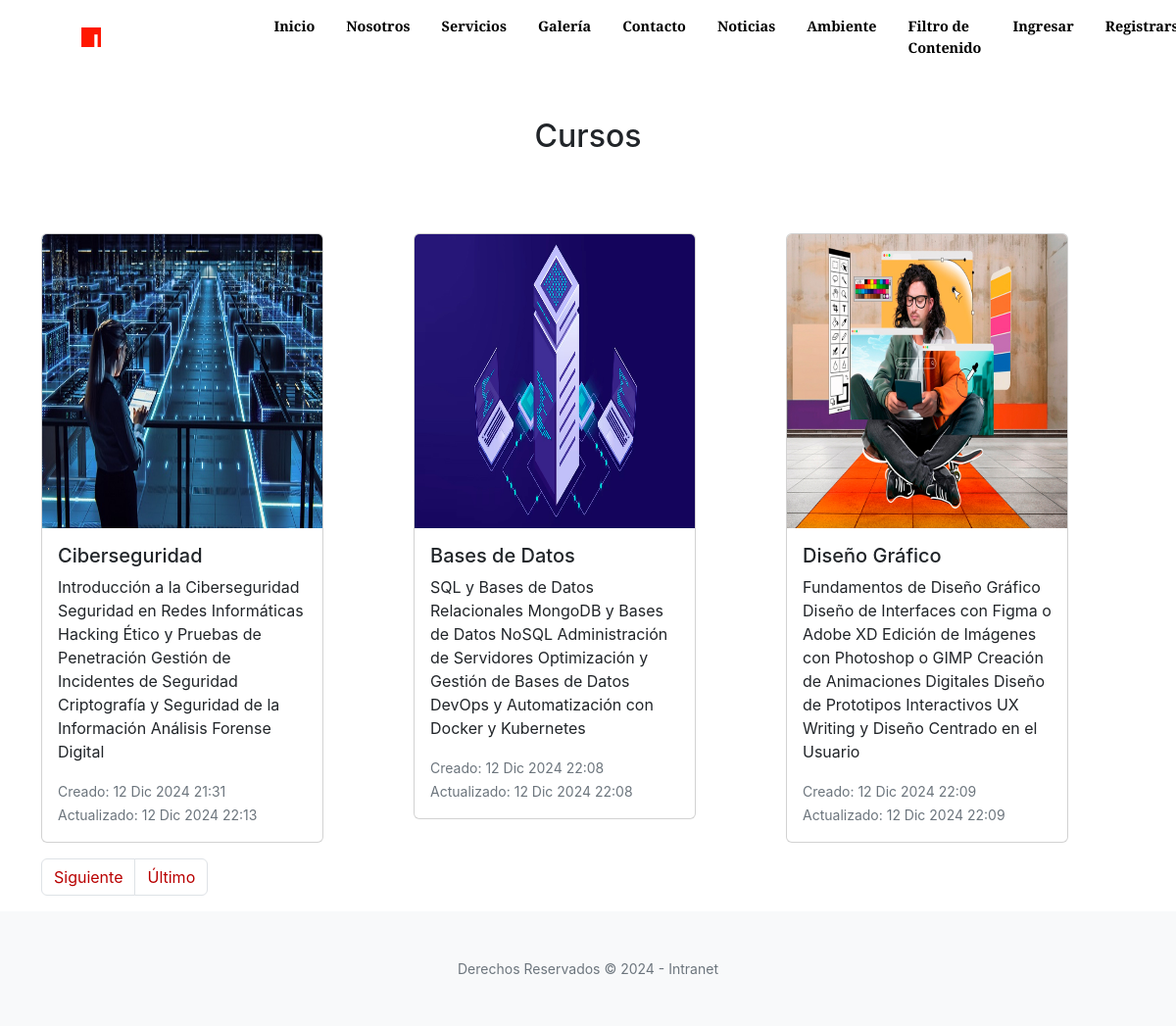
Screenshot of /noticias/ with the database file from the repository.
### noticias/models.py (models this page shows, shortened)
class Noticia(models.Model):
    nombre=models.CharField(max_length=100)
    descripcion=models.TextField()
    imagen=models.ImageField(upload_to='noticias/')
    fecha_creacion=models.DateTimeField(auto_now_add=True)
    fecha_actualizacion=models.DateTimeField(auto_now=True)
    class Meta:
        verbose_name="Noticia"
        verbose_name_plural="Noticias"
    def image_tag(self):
        if self.imagen:
            return mark_safe(f'<img src="{self.imagen.url}" width="150" height="150" />')
        return "(No image)"
    image_tag.short_description = 'Imagen'

### noticias/views.py (the view)
# urls.py: path('noticias/', noticias_views.noticias, name='noticias'),  # Ruta para noticias
def noticias(request):
    noticias=Noticia.objects.all()
    paginator = Paginator(noticias, 3)
    page_number = request.GET.get("page")
    page_obj = paginator.get_page(page_number)
    return render(request, "core/noticias.html", {"page_obj": page_obj})

### core/templates/core/noticias.html (shortened to what this page needs)
{% extends 'core/base.html' %}
{% block content %}
<br>
<br>
<br>
<br>
<br>
<h2 class="text-center mt-0">Cursos</h2>
<br>
<br>
<div class="container mt-4">
    <div class="row">
        {% for noticia in page_obj %}
        <div class="col-md-4 mb-3">
            <div class="card" style="width: 18rem;">
                {% if noticia.imagen %}
                    <img src="{{ noticia.imagen.url }}" class="card-img-top" alt="Imagen de {{ noticia.nombre }}" height="300px" width="250px">
                {% else %}
                    <img src="https://via.placeholder.com/250x300" class="card-img-top" alt="Imagen no disponible" height="300px" width="250px">
                {% endif %}
                <div class="card-body">
                    <h5 class="card-title">{{ noticia.nombre }}</h5>
                    <p class="card-text">{{ noticia.descripcion }}</p>
                    <p class="card-text">
                        <small class="text-muted">
                            Creado: {{ noticia.fecha_creacion|date:"d M Y H:i" }}<br>
                            Actualizado: {{ noticia.fecha_actualizacion|date:"d M Y H:i" }}
                        </small>
                    </p>
                </div>
            </div>
        </div>
        {% empty %}
        <p>No hay noticias disponibles en este momento.</p>
        {% endfor %}
    </div>
    <nav aria-label="Page navigation example">
        <ul class="pagination">
            {% if page_obj.has_next %}
            <li class="page-item"><a class="page-link" href="?page={{ page_obj.next_page_number }}">Siguiente</a></li>
            <li class="page-item"><a class="page-link" href="?page={{ page_obj.paginator.num_pages }}">Último</a></li>
            {% endif %}
        </ul>
    </nav>
</div>
{% endblock %}

### core/templates/core/base.html (shortened to what this page needs)
{% load static %}
<!DOCTYPE html>
<html lang="en">
    <head>
        <link href="https://cdn.jsdelivr.net/npm/bootstrap-icons@1.5.0/font/bootstrap-icons.css" rel="stylesheet" />
        <link href="https://cdnjs.cloudflare.com/ajax/libs/SimpleLightbox/2.1.0/simpleLightbox.min.css" rel="stylesheet" />
        <link href="{% static 'css/styles.css' %}" rel="stylesheet" />
    </head>
    <body id="page-top">
        <nav class="navbar navbar-expand-lg navbar-light fixed-top py-3" id="mainNav">
            <div class="container px-4 px-lg-5">
                <a class="navbar-brand" href="{% url 'index' %}" style="color: rgb(255, 255, 255);">
                    <img src="{% static 'core/assets/img/portfolio/fullsize/logoinacap.jpg' %}" alt="Imagen" style="width: 30px; height: auto; margin-right: 10px;">
                </a>
                <div class="collapse navbar-collapse" id="navbarResponsive">
                    <ul class="navbar-nav ms-auto my-2 my-lg-0">
                        <li class="nav-item"><a class="nav-link" href="{% url 'index' %}" style="color: black;">Inicio</a></li>
                        <li class="nav-item"><a class="nav-link" href="{% url 'quienes_somos' %}" style="color: black;">Nosotros</a></li>
                        <li class="nav-item"><a class="nav-link" href="{% url 'servicios' %}" style="color: black;">Servicios</a></li>
                        <li class="nav-item"><a class="nav-link" href="{% url 'galeria' %}" style="color: black;">Galería</a></li>
                        <li class="nav-item"><a class="nav-link" href="{% url 'contacto' %}" style="color: black;">Contacto</a></li>
                        <li class="nav-item"><a class="nav-link" href="{% url 'noticias' %}" style="color: black;">Noticias</a></li>
                        <li class="nav-item"><a class="nav-link" href="{% url 'sagas' %}" style="color: black;">Ambiente</a></li>
                        <li class="nav-item"><a class="nav-link" href="{% url 'informacion' %}" style="color: black;">Filtro de Contenido</a></li>
                        {% if request.user.is_authenticated %}
                        <li li class="nav-item" style="position: relative; left: 12px;"><form action="{% url 'logout' %}" method="post"> {% csrf_token %} <button type="submit" class="nav-link" style="color: black; background: none; border: none; padding: 0;">Salir</button></form></li>
                        {% else %}
                        <li class="nav-item"><a class="nav-link" href="{% url 'login' %}" style="color: black;">Ingresar</a></li>
                        <li class="nav-item"><a class="nav-link" href="{% url 'register' %}" style="color: black;">Registrarse</a></li>
                        {% endif %}
                    </ul>
                </div>
            </div>
        </nav>
    </body>
        {% block content %}{% endblock %}
        <footer class="bg-light py-5">
            <div class="container px-4 px-lg-5">
                <div class="small text-center text-muted">Derechos Reservados &copy; 2024 - Intranet</div>
            </div>
        </footer>
    </body>
</html>

### rows the page displays
Noticia: imagen (picture), nombre "Ciberseguridad", descripcion "Introducción a la Ciberseguridad Seguridad en Redes Informáticas Hacking Ético y Pruebas de Penetración Gestión de Incidentes de Seguridad Criptografía y Seguridad de la Información Análisis Forense Digital", fecha_creacion "12 Dic 2024 21:31", fecha_actualizacion "12 Dic 2024 22:13"
Noticia: imagen (picture), nombre "Bases de Datos", descripcion "SQL y Bases de Datos Relacionales MongoDB y Bases de Datos NoSQL Administración de Servidores Optimización y Gestión de Bases de Datos DevOps y Automatización con Docker y Kubernetes", fecha_creacion "12 Dic 2024 22:08", fecha_actualizacion "12 Dic 2024 22:08"
Noticia: imagen (picture), nombre "Diseño Gráfico", descripcion "Fundamentos de Diseño Gráfico Diseño de Interfaces con Figma o Adobe XD Edición de Imágenes con Photoshop o GIMP Creación de Animaciones Digitales Diseño de Prototipos Interactivos UX Writing y Diseño Centrado en el Usuario", fecha_creacion "12 Dic 2024 22:09", fecha_actualizacion "12 Dic 2024 22:09"
